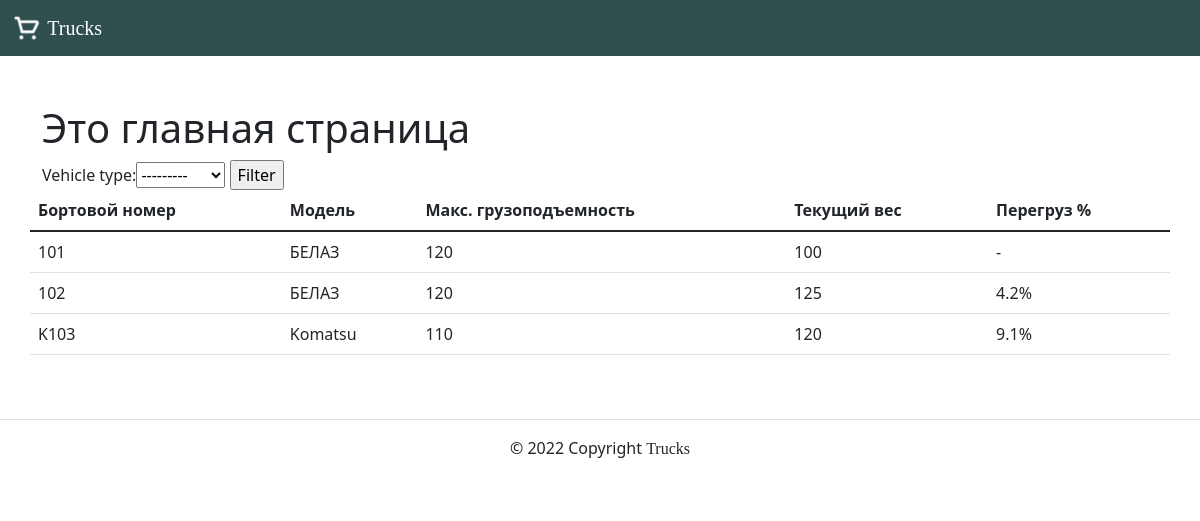
The page / on the database its author committed.
### trucks/models.py (models this page shows, shortened)
class Truck(models.Model):
    board_number = models.CharField(max_length=20, db_index=True)
    vehicle_type = models.ForeignKey(
        TruckType,
        on_delete=models.CASCADE,
        related_name="truck",
    )
    cur_load = models.PositiveIntegerField()
    class Meta:
        verbose_name = "Самосвал"
        verbose_name_plural = "Самосвалы"
    @property
    def get_overload(self):
        load_capacity = self.vehicle_type.load_capacity
        overload = (self.cur_load - load_capacity) * 100 / load_capacity
        return f"{overload:.1f}%" if overload > 0 else "-"

class TruckType(models.Model):
    name = models.CharField(max_length=50, db_index=True)
    load_capacity = models.PositiveIntegerField()
    class Meta:
        verbose_name = "Тип самосвала"
        verbose_name_plural = "Типы самосвала"
    def __str__(self) -> str:
        return self.name

### trucks/views.py (the view)
# urls.py: path("", TrucksView.as_view(), name="main"),
class TrucksView(ListView):
    template_name = "trucks/main.html"
    model = Truck
    def get_context_data(self, **kwargs):
        context = super().get_context_data(**kwargs)
        context["filter"] = TruckFilter(self.request.GET, self.get_queryset())
        return context

### core/context_processors/year.py (called while the page is built)
def year(request):
    year = datetime.now().year
    return {"year": year}

### templates/trucks/main.html (shortened to what this page needs)
{% extends 'base.html' %}
{% block content %}
  <div class="container py-5">
    <h1>Это главная страница</h1>
    <article>
        <div class="row">
            <form action="" method="get">
                {{filter.form}}
                <input type="submit" value="Filter">
            </form>
            <table class="table">
                <thead>
                    <tr>
                        <th scope="col">Бортовой номер</th>
                        <th scope="col">Модель</th>
                        <th scope="col">Макс. грузоподъемность</th>
                        <th scope="col">Текущий вес</th>
                        <th scope="col">Перегруз %</th>
                    </tr>
                </thead>
                <tbody>
                    {%  for truck in filter.qs %}
                        <tr>
                            <td>{{ truck.board_number }}</td>
                            <td>{{ truck.vehicle_type }}</td>
                            <td>{{ truck.vehicle_type.load_capacity }}</td>
                            <td>{{ truck.cur_load }}</td>
                            <td>{{ truck.get_overload }}</td>
                        </tr>
                    {% endfor %}
                </tbody>
                </table>
        </div>
    </article>
  </div>
{% endblock content %}

### templates/base.html (shortened to what this page needs)
{% load static %}
<!DOCTYPE html>
<html lang="ru">
  <head>
    <link rel="stylesheet" href="{% static 'css/bootstrap.min.css' %}">
  </head>
  <body>
    {% include './includes/header.html' %}
    <main>
      {% block content %}{% endblock content %}
    </main>
    {% include './includes/footer.html' %}
  </body>
</html>

### templates/includes/header.html (shortened to what this page needs)
{% load static %}
<header>
  <nav class="navbar navbar-light navbar-expand-md" style="background-color: DarkSlateGray">
    <div class="container-fluid">
      <a class="navbar-brand" href="{% url 'trucks:main' %}">
      <img src="{% static 'img/logo.png' %}" width="30" height="30" class="d-inline-block align-top" alt="">
      <span style="font-family:Arial-Black; color:white">Trucks </span></a>
    </div>
  </nav>
</header>

### templates/includes/footer.html
<footer class="border-top text-center py-3">
  <p>© {{ year }} Copyright <span style="font-family:Arial-Black">Trucks </span></a></p>
</footer>

### rows shown on the page
Truck: board_number "101", vehicle_type "БЕЛАЗ", vehicle_type.load_capacity "120", cur_load "100", get_overload "-"
Truck: board_number "102", vehicle_type "БЕЛАЗ", vehicle_type.load_capacity "120", cur_load "125", get_overload "4.2%"
Truck: board_number "K103", vehicle_type "Komatsu", vehicle_type.load_capacity "110", cur_load "120", get_overload "9.1%"
